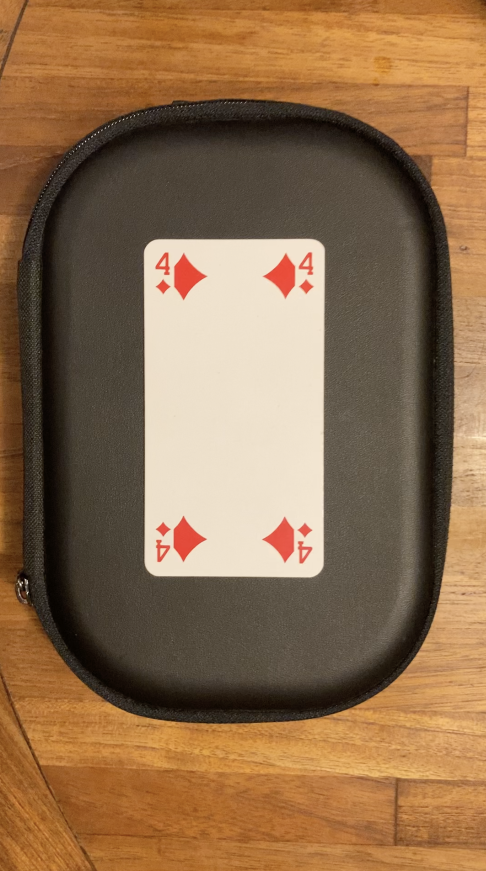
#> input picture test/scene.png, 972 x 1742 px (shown at 1/2 size)
$ jupyter execute --allow-errors creating_playing_cards_dataset.ipynb   (shell and % lines are left out)   (older library calls are emulated)
#> lines starting #> are read from the running program, lines starting #| are printed output that depends on the picture; after the words box and inside, x2 and y2 are one past the last pixel; in counts of white or black regions, pixels touching at a corner belong together
# Creating a playing cards dataset
This notebook is a guide through the creation of a dataset of playing cards. The cards are labeled with their name (ex: "2c" for "2 of spades", "Kh" for King for hearts) and with the bounding boxes delimiting their printed corners.
> _Why bounding boxes around the corners, and not around the whole card ?_<br>Because in real conditions, more often than not, cards are partially covered. And the corner of a card is the minimum information you need to identify it.

This dataset can be used for the training of a neural net intended to detect/localize playing cards. It was used on the project __[Playing card detection with YOLO v3](https://youtu.be/pnntrewH0xg)__

# Prerequisites

### A. In addition to opencv and numpy, you need the following python packages :
1. **imgaug** : https://github.com/aleju/imgaug
> Helps with image augmentation
2. **shapely** : https://github.com/Toblerity/Shapely
> For the manipulation and analysis of geometric objects in the Cartesian plane. It is useful here when we want to check if the bounding box of a card corner is covered by another card
3. **tqdm** : https://github.com/tqdm/tqdm
> A progress bar tool. Not mandatory but convenient when you generate thousands of images

### B. Get the Describable Textures Dataset (DTD)
> A collection of textural images in the wild (https://www.robots.ox.ac.uk/~vgg/data/dtd/). It is probably not its original goal, but it is used here as an easy way to generate various backgrounds for our images.

### C. A real deck of cards
> This the only physical "data" you need. You have to make some measurements on the cards, and to take a picture/shoot a movie of each of the 52 cards of the deck. Everything else will be generated by scripts.

#### C.1 Measurements on the cards
Use a ruler to measure the dimensions as indicated in the image below.
For the corner* measures, the idea is to delimit one rectangular zone that can hold every value+suit. The size of the marks may vary with the value or the suit, so take the measures on the cards with the widest, the tallest symbols, and add one or two millimeters.

Report the measures in mm in the cell below (and don't forget to run the cell).

[cell 1]
cardW=66
cardH=120

# [7 lines of commented-out code are left out]
cornerXmin=6
cornerXmax=22
cornerYmin=6
cornerYmax=23

# fool
# TODO

# We convert the measures from mm to pixels: multiply by an arbitrary factor 'zoom'
# You shouldn't need to change this
zoom=4
cardW*=zoom
cardH*=zoom
cornerXmin=int(cornerXmin*zoom)
cornerXmax=int(cornerXmax*zoom)
cornerYmin=int(cornerYmin*zoom)
cornerYmax=int(cornerYmax*zoom)

#### C.2 Shoot one video per card
That's what I did in the project "Playing card detection with YOLO v3", and the scripts in this notebook were written to deal with videos. A video is interesting only if you can vary the brightness and color temperature of the light during the shot. Watch [Playing card detection with YOLO v3](https://www.youtube.com/watch?v=pnntrewH0xg&t=4m10s) to have an idea.
With hindsight, I am confident that you could use one picture per card instead of a video without affecting the efficiency of the neural net. The scripts could be easily adapted to deal with pictures.
Whether you use videos or pictures, the scene must be simple, with a uniform background behind the card, like below. This way, the extraction of the card from the scene will be easy.

## Imports

[cell 2]
import numpy as np
import cv2
import os
from tqdm import tqdm
import random
import os
import matplotlib.pyplot as plt
import matplotlib.image as mpimg
import matplotlib.patches as patches
import pickle
from glob import glob
import imgaug as ia
from imgaug import augmenters as iaa
from shapely.geometry import Polygon

## Some convenient functions used in this notebook

[cell 3]
def display_img(img,polygons=[],channels="bgr",size=9):
    """
        Function to display an inline image, and draw optional polygons (bounding boxes, convex hulls) on it.
        Use the param 'channels' to specify the order of the channels ("bgr" for an image coming from OpenCV world)
    """
    if not isinstance(polygons,list):
        polygons=[polygons]
    if channels=="bgr": # bgr (cv2 image)
        nb_channels=img.shape[2]
        if nb_channels==4:
            img=cv2.cvtColor(img,cv2.COLOR_BGRA2RGBA)
        else:
            img=cv2.cvtColor(img,cv2.COLOR_BGR2RGB)
    fig,ax=plt.subplots(figsize=(size,size))
    ax.set_facecolor((0,0,0))
    ax.imshow(img)
    for polygon in polygons:
        # An polygon has either shape (n,2),
        # either (n,1,2) if it is a cv2 contour (like convex hull).
        # In the latter case, reshape in (n,2)
        if len(polygon.shape)==3:
            polygon=polygon.reshape(-1,2)
        patch=patches.Polygon(polygon,linewidth=1,edgecolor='g',facecolor='none')
        ax.add_patch(patch)

# [31 lines left out: function give_me_filename, not called in this run]

# Define global variables

[cell 4]
data_dir="data" # Directory that will contain all kinds of data (the data we download and the data we generate)

if not os.path.isdir(data_dir):
    os.makedirs(data_dir)

# test
card_suits = ['t']
card_values = ['16']

# [13 lines of commented-out code are left out]
backgrounds_pck_fn=data_dir+"/backgrounds.pck"

# Pickle file containing the card images
cards_pck_fn=data_dir+"/cards.pck"


# imgW,imgH: dimensions of the generated dataset images
imgW=720
imgH=720


refCard=np.array([[0,0],[cardW,0],[cardW,cardH],[0,cardH]],dtype=np.float32)
refCardRot=np.array([[cardW,0],[cardW,cardH],[0,cardH],[0,0]],dtype=np.float32)
refCornerHL=np.array([[cornerXmin,cornerYmin],[cornerXmax,cornerYmin],[cornerXmax,cornerYmax],[cornerXmin,cornerYmax]],dtype=np.float32)
refCornerLR=np.array([[cardW-cornerXmax,cardH-cornerYmax],[cardW-cornerXmin,cardH-cornerYmax],[cardW-cornerXmin,cardH-cornerYmin],[cardW-cornerXmax,cardH-cornerYmin]],dtype=np.float32)
refCorners=np.array([refCornerHL,refCornerLR])

# Get Describable Textures Dataset (DTD)
A convenient way to generate backgrounds for the images of the cards dataset

### Download DTD (1x)

### Extract the DTD (1x)

### Load all *jpg from dtd subdirectories and save them in a pickle file (1x)

The next times, we will directly load the pickle file

[cell 5]
dtd_dir="dtd/images/"
bg_images=[]
for subdir in glob(dtd_dir+"/*"):
    for f in glob(subdir+"/*.jpg"):
        bg_images.append(mpimg.imread(f))
print("Nb of images loaded :",len(bg_images))
print("Saved in :",backgrounds_pck_fn)
pickle.dump(bg_images,open(backgrounds_pck_fn,'wb'))

[cell 6]
# Clean-up
#!rm dtd-r1.0.1.tar.gz

### Load the backgounds pickle file in 'backgrounds'
'backgrounds' is an instance of the class Backgrounds
To get a random background image, call the method : backgrounds.get_random

[cell 7]
class Backgrounds():
    def __init__(self,backgrounds_pck_fn=backgrounds_pck_fn):
        self._images=pickle.load(open(backgrounds_pck_fn,'rb'))
        self._nb_images=len(self._images)
        print("Nb of images loaded :", self._nb_images)
    def get_random(self, display=False):
        bg=self._images[random.randint(0,self._nb_images-1)]
        if display: plt.imshow(bg)
        return bg

backgrounds = Backgrounds()

#> (a cell that did not finish here is left out)

# Extraction of the cards from pictures or video

### Define the alphamask
The alphamask has 2 purposes:
- clean the border of the detected cards,
- make that border transparent. Cards are not perfect rectangles because corners are rounded. We need to make transparent the zone between the real card and its bounding rectangle, otherwise this zone will be visible in the final generated images of the dataset

[cell 9]
bord_size=2 # bord_size alpha=0
alphamask=np.ones((cardH,cardW),dtype=np.uint8)*255
cv2.rectangle(alphamask,(0,0),(cardW-1,cardH-1),0,bord_size)
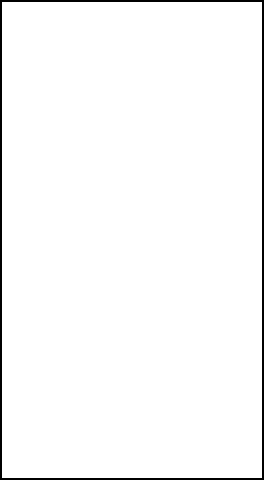
#> alphamask: shape (480, 264); 97.7% white; 1 black region, box (x1, y1, x2, y2) and area: (0, 0, 264, 480) 2960
cv2.line(alphamask,(bord_size*3,0),(0,bord_size*3),0,bord_size)
#> alphamask: shape (480, 264); 97.7% white; 1 black region, box (x1, y1, x2, y2) and area: (0, 0, 264, 480) 2975
cv2.line(alphamask,(cardW-bord_size*3,0),(cardW,bord_size*3),0,bord_size)
#> alphamask: shape (480, 264); 97.6% white; 1 black region, box (x1, y1, x2, y2) and area: (0, 0, 264, 480) 2985
cv2.line(alphamask,(0,cardH-bord_size*3),(bord_size*3,cardH),0,bord_size)
#> alphamask: shape (480, 264); 97.6% white; 1 black region, box (x1, y1, x2, y2) and area: (0, 0, 264, 480) 2995
cv2.line(alphamask,(cardW-bord_size*3,cardH),(cardW,cardH-bord_size*3),0,bord_size)
#> alphamask: shape (480, 264); 97.6% white; 1 black region, box (x1, y1, x2, y2) and area: (0, 0, 264, 480) 3001
plt.figure(figsize=(10,10))
plt.imshow(alphamask)

## Function extract_card
Extract from scene image (cv2/bgr) the part corresponding to the card and transforms it
to fit into the reference card shape.
We suppose here that the user facilitates as much as he can the extraction task by
making the scene image simple (one card on uniform backgroung, not too blurry, correct lighting,...)

[cell 10]
def varianceOfLaplacian(img):
    """
    Compute the Laplacian of the image and then return the focus
    measure, which is simply the variance of the Laplacian
    Source: A.Rosebrock, https://www.pyimagesearch.com/2015/09/07/blur-detection-with-opencv/
    """
    return cv2.Laplacian(img, cv2.CV_64F).var()

def extract_card (img, output_fn=None, min_focus=100, debug=False):
    """
    """

    imgwarp=None

    # Check the image is not too blurry
    focus=varianceOfLaplacian(img)
    if focus < min_focus:
        if debug: print("Focus too low :", focus)
        return False,None

    # Convert in gray color
    gray = cv2.cvtColor(img,cv2.COLOR_BGR2GRAY)

    # Noise-reducing and edge-preserving filter
    gray=cv2.bilateralFilter(gray,11,17,17)

    # Edge extraction
    edge=cv2.Canny(gray,30,200)

    # Find the contours in the edged image
    cnts, _ = cv2.findContours(edge.copy(), cv2.RETR_EXTERNAL, cv2.CHAIN_APPROX_SIMPLE)

    # We suppose that the contour with largest area corresponds to the contour delimiting the card
    cnt = sorted(cnts, key = cv2.contourArea, reverse = True)[0]

    # We want to check that 'cnt' is the contour of a rectangular shape
    # First, determine 'box', the minimum area bounding rectangle of 'cnt'
    # Then compare area of 'cnt' and area of 'box'
    # Both areas sould be very close
    rect=cv2.minAreaRect(cnt)
    box=cv2.boxPoints(rect)
    box=np.int0(box)
    areaCnt=cv2.contourArea(cnt)
    areaBox=cv2.contourArea(box)
    valid=areaCnt/areaBox>0.95

    if valid:
        # We want transform the zone inside the contour into the reference rectangle of dimensions (cardW,cardH)
        ((xr,yr),(wr,hr),thetar)=rect
        # Determine 'Mp' the transformation that transforms 'box' into the reference rectangle
        if wr>hr:
            Mp=cv2.getPerspectiveTransform(np.float32(box),refCard)
        else:
            Mp=cv2.getPerspectiveTransform(np.float32(box),refCardRot)
        # Determine the warped image by applying the transformation to the image
        imgwarp=cv2.warpPerspective(img,Mp,(cardW,cardH))
        # Add alpha layer
        imgwarp=cv2.cvtColor(imgwarp,cv2.COLOR_BGR2BGRA)

        # Shape of 'cnt' is (n,1,2), type=int with n = number of points
        # We reshape into (1,n,2), type=float32, before feeding to perspectiveTransform
        cnta=cnt.reshape(1,-1,2).astype(np.float32)
        # Apply the transformation 'Mp' to the contour
        cntwarp=cv2.perspectiveTransform(cnta,Mp)
        cntwarp=cntwarp.astype(np.int)

        # We build the alpha channel so that we have transparency on the
        # external border of the card
        # First, initialize alpha channel fully transparent
        alphachannel=np.zeros(imgwarp.shape[:2],dtype=np.uint8)
        # Then fill in the contour to make opaque this zone of the card
        cv2.drawContours(alphachannel,cntwarp,0,255,-1)

        # Apply the alphamask onto the alpha channel to clean it
        alphachannel=cv2.bitwise_and(alphachannel,alphamask)

        # Add the alphachannel to the warped image
        imgwarp[:,:,3]=alphachannel

        # Save the image to file
        if output_fn is not None:
            cv2.imwrite(output_fn,imgwarp)

    if debug:
        cv2.imshow("Gray",gray)
        cv2.imshow("Canny",edge)
        edge_bgr=cv2.cvtColor(edge,cv2.COLOR_GRAY2BGR)
        cv2.drawContours(edge_bgr,[box],0,(0,0,255),3)
        cv2.drawContours(edge_bgr,[cnt],0,(0,255,0),-1)
        cv2.imshow("Contour with biggest area",edge_bgr)
        all_contours = cv2.cvtColor(edge, cv2.COLOR_GRAY2BGR)
#         for c in cnts:
#             rect=cv2.minAreaRect(c)
#             box=cv2.boxPoints(rect)
#             box=np.int0(box)
#             cv2.drawContours(all_contours,[box],0,(0,0,255),3)
#             cv2.drawContours(all_contours,[c],0,(0,255,0),-1)
#             cv2.putText(
#                 all_contours,
#                 str(cv2.contourArea(c)),
#                 tuple(c[0, 0]),
#                 cv2.FONT_HERSHEY_SIMPLEX,
#                 1,
#                 (255, 255, 255, 255)
#             )
        cv2.imshow("All contours", all_contours)
        if valid:
            cv2.imshow("Alphachannel",alphachannel)
            cv2.imshow("Extracted card",imgwarp)

    return valid,imgwarp

[cell 11]
# Test on one image
debug=False
img=cv2.imread("test/scene.png")
#> img is the input picture: shape (1742, 972, 3); mean B, G, R 77.3, 109, 140.8
display_img(img)
valid,card=extract_card(img,"test/extracted_card.png", debug=debug)
#> in extract_card, `focus=varianceOfLaplacian(img)`: focus = 101.8
#> in extract_card, `gray = cv2.cvtColor(img,cv2.COLOR_BGR2GRAY)`:
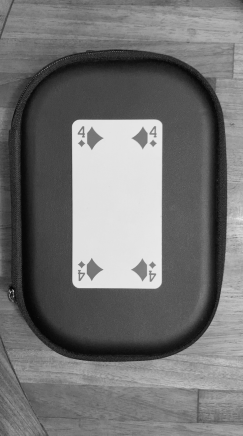
#> gray: shape (1742, 972) (shown at 1/4 size); min 1, max 255, mean 114.9
#> in extract_card, `edge=cv2.Canny(gray,30,200)`:
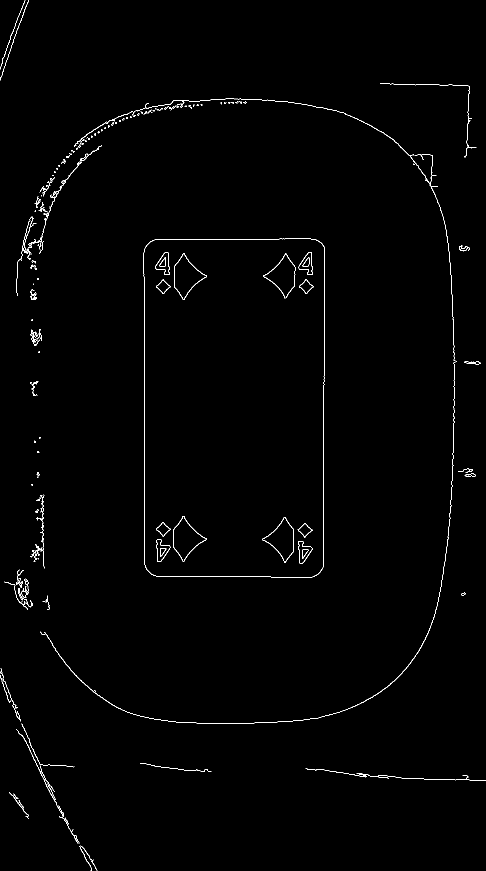
#> edge: shape (1742, 972) (shown at 1/2 size); 0.81% white in thin lines or dots
#> in extract_card, `cnts, _ = cv2.findContours(edge.copy(), cv2.RETR_EXTERNAL, cv2.CHAIN_A..`: cnts = 139 contours, 105 with area under 20; largest, box (x1, y1, x2, y2) and area: (287, 477, 650, 1155) 241766, (80, 724, 911, 1448) 270, (33, 1458, 128, 1634) 116, (291, 197, 859, 369) 114, (60, 579, 74, 600) 107
#> in extract_card, `cnt = sorted(cnts, key = cv2.contourArea, reverse = True)[0]`: cnt = contour of 127 points, box (x1, y1, x2, y2) (287, 477, 650, 1155), area 241766
#> in extract_card, `rect=cv2.minAreaRect(cnt)`: rect = ((468, 815.5), (677, 362), -90)
#> in extract_card, `box=cv2.boxPoints(rect)`: box = [[649, 1154], [287, 1154], [287, 477], [649, 477]]
#> in extract_card, `box=np.int0(box)`: box = [[648, 1153], [286, 1153], [287, 477], [648, 477]]
#> in extract_card, `areaCnt=cv2.contourArea(cnt)`: areaCnt = 241766
#> in extract_card, `areaBox=cv2.contourArea(box)`: areaBox = 244374
#> in extract_card, `valid=areaCnt/areaBox>0.95`: valid = True
#> in extract_card, `((xr,yr),(wr,hr),thetar)=rect`: xr = 468; yr = 815.5; wr = 677; hr = 362; thetar = -90
#> in extract_card, `Mp=cv2.getPerspectiveTransform(np.float32(box),refCard)`: Mp = [[-0.733, 0, 474.8], [1.75e-16, -0.711, 820.3], [3.29e-19, 4.11e-06, 1]]
#> in extract_card, `imgwarp=cv2.warpPerspective(img,Mp,(cardW,cardH))`:
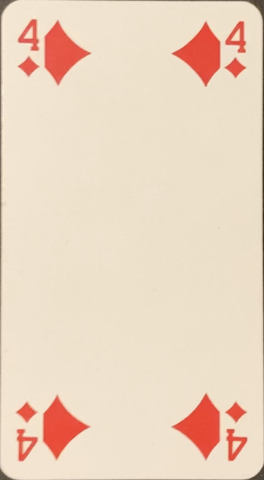
#> imgwarp: shape (480, 264, 3); mean B, G, R 194, 214.3, 236
#> in extract_card, `cnta=cnt.reshape(1,-1,2).astype(np.float32)`: cnta = 127 pairs, first value 287 to 649, second value 477 to 1154
#> in extract_card, `cntwarp=cv2.perspectiveTransform(cnta,Mp)`: cntwarp = 127 pairs, first value -0.731 to 264, second value -0.708 to 480
#> in extract_card, `cntwarp=cntwarp.astype(np.int)`: cntwarp = 127 pairs, first value 0 to 263, second value 0 to 480
#> in extract_card, `cv2.drawContours(alphachannel,cntwarp,0,255,-1)`:
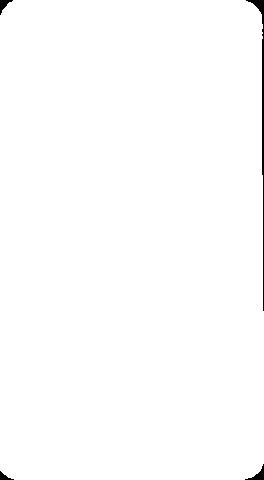
#> alphachannel: shape (480, 264); 99.4% white; 4 black regions, box (x1, y1, x2, y2) and area: (246, 0, 264, 311) 566, (245, 464, 264, 480) 103, (0, 0, 13, 15) 82, (0, 471, 14, 480) 56
#> (the rest of the program and of its run is left out)
